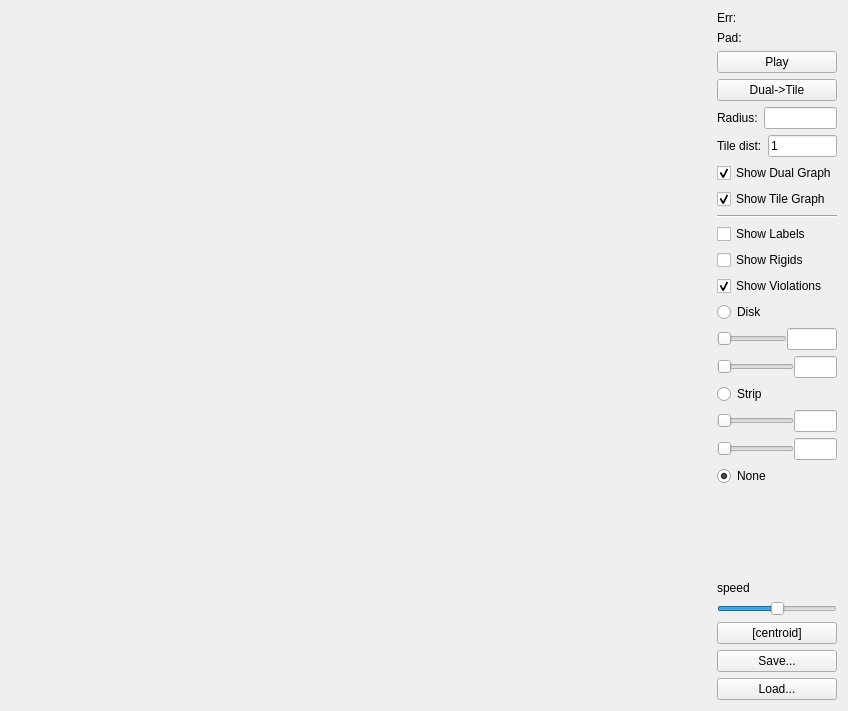
<?xml version="1.0" encoding="UTF-8"?>
<ui version="4.0">
 <class>GraphUI</class>
 <widget class="QWidget" name="GraphUI">
  <property name="geometry">
   <rect>
    <x>0</x>
    <y>0</y>
    <width>848</width>
    <height>711</height>
   </rect>
  </property>
  <property name="sizePolicy">
   <sizepolicy hsizetype="Preferred" vsizetype="Preferred">
    <horstretch>0</horstretch>
    <verstretch>0</verstretch>
   </sizepolicy>
  </property>
  <property name="windowTitle">
   <string>GraphUI</string>
  </property>
  <layout class="QHBoxLayout" name="horizontalLayout">
   <item>
    <widget class="Drawing" name="drawing" native="true">
     <property name="sizePolicy">
      <sizepolicy hsizetype="Expanding" vsizetype="Expanding">
       <horstretch>0</horstretch>
       <verstretch>0</verstretch>
      </sizepolicy>
     </property>
    </widget>
   </item>
   <item>
    <widget class="QWidget" name="widget" native="true">
     <property name="sizePolicy">
      <sizepolicy hsizetype="Preferred" vsizetype="Preferred">
       <horstretch>0</horstretch>
       <verstretch>0</verstretch>
      </sizepolicy>
     </property>
     <property name="maximumSize">
      <size>
       <width>120</width>
       <height>16777215</height>
      </size>
     </property>
     <layout class="QHBoxLayout" name="horizontalLayout_4">
      <property name="spacing">
       <number>0</number>
      </property>
      <property name="leftMargin">
       <number>0</number>
      </property>
      <property name="topMargin">
       <number>0</number>
      </property>
      <property name="rightMargin">
       <number>0</number>
      </property>
      <property name="bottomMargin">
       <number>0</number>
      </property>
      <item>
       <layout class="QVBoxLayout" name="verticalLayout">
        <item>
         <widget class="QLabel" name="errorLabel">
          <property name="text">
           <string>Err:</string>
          </property>
         </widget>
        </item>
        <item>
         <widget class="QLabel" name="paddingErrorLabel">
          <property name="text">
           <string>Pad:</string>
          </property>
         </widget>
        </item>
        <item>
         <widget class="QPushButton" name="playButton">
          <property name="text">
           <string>Play</string>
          </property>
         </widget>
        </item>
        <item>
         <widget class="QPushButton" name="dualToTileButton">
          <property name="text">
           <string>Dual-&gt;Tile</string>
          </property>
         </widget>
        </item>
        <item>
         <layout class="QHBoxLayout" name="horizontalLayout_2">
          <item>
           <widget class="QLabel" name="label">
            <property name="text">
             <string>Radius:</string>
            </property>
           </widget>
          </item>
          <item>
           <widget class="QLineEdit" name="radiusLineEdit">
            <property name="sizePolicy">
             <sizepolicy hsizetype="Fixed" vsizetype="Fixed">
              <horstretch>0</horstretch>
              <verstretch>0</verstretch>
             </sizepolicy>
            </property>
            <property name="maximumSize">
             <size>
              <width>16777215</width>
              <height>16777215</height>
             </size>
            </property>
           </widget>
          </item>
         </layout>
        </item>
        <item>
         <layout class="QHBoxLayout" name="horizontalLayout_8">
          <property name="topMargin">
           <number>0</number>
          </property>
          <item>
           <widget class="QLabel" name="label_2">
            <property name="text">
             <string>Tile dist:</string>
            </property>
           </widget>
          </item>
          <item>
           <widget class="QLineEdit" name="tileDistEdit">
            <property name="text">
             <string>1</string>
            </property>
           </widget>
          </item>
         </layout>
        </item>
        <item>
         <widget class="QCheckBox" name="showDualGraphCheckBox">
          <property name="text">
           <string>Show Dual Graph</string>
          </property>
          <property name="checked">
           <bool>true</bool>
          </property>
         </widget>
        </item>
        <item>
         <widget class="QCheckBox" name="showTileGraphCheckBox">
          <property name="text">
           <string>Show Tile Graph</string>
          </property>
          <property name="checked">
           <bool>true</bool>
          </property>
         </widget>
        </item>
        <item>
         <widget class="Line" name="line">
          <property name="orientation">
           <enum>Qt::Horizontal</enum>
          </property>
         </widget>
        </item>
        <item>
         <widget class="QCheckBox" name="showLabelsCheckBox">
          <property name="text">
           <string>Show Labels</string>
          </property>
          <property name="checked">
           <bool>false</bool>
          </property>
         </widget>
        </item>
        <item>
         <widget class="QCheckBox" name="showRigidsCheckBox">
          <property name="text">
           <string>Show Rigids</string>
          </property>
          <property name="checked">
           <bool>false</bool>
          </property>
         </widget>
        </item>
        <item>
         <widget class="QCheckBox" name="showViolationsCheckBox">
          <property name="text">
           <string>Show Violations</string>
          </property>
          <property name="checked">
           <bool>true</bool>
          </property>
         </widget>
        </item>
        <item>
         <widget class="QRadioButton" name="diskRadioButton">
          <property name="text">
           <string>Disk</string>
          </property>
         </widget>
        </item>
        <item>
         <layout class="QHBoxLayout" name="horizontalLayout_3">
          <property name="spacing">
           <number>0</number>
          </property>
          <property name="topMargin">
           <number>0</number>
          </property>
          <item>
           <widget class="QSlider" name="innerRadiusSlider">
            <property name="sizePolicy">
             <sizepolicy hsizetype="MinimumExpanding" vsizetype="Fixed">
              <horstretch>0</horstretch>
              <verstretch>0</verstretch>
             </sizepolicy>
            </property>
            <property name="maximum">
             <number>4000</number>
            </property>
            <property name="orientation">
             <enum>Qt::Horizontal</enum>
            </property>
           </widget>
          </item>
          <item>
           <widget class="QLineEdit" name="innerRadiusEdit">
            <property name="sizePolicy">
             <sizepolicy hsizetype="MinimumExpanding" vsizetype="Fixed">
              <horstretch>0</horstretch>
              <verstretch>0</verstretch>
             </sizepolicy>
            </property>
            <property name="maximumSize">
             <size>
              <width>50</width>
              <height>16777215</height>
             </size>
            </property>
           </widget>
          </item>
         </layout>
        </item>
        <item>
         <layout class="QHBoxLayout" name="horizontalLayout_5">
          <property name="spacing">
           <number>0</number>
          </property>
          <property name="topMargin">
           <number>0</number>
          </property>
          <item>
           <widget class="QSlider" name="outerRadiusSlider">
            <property name="maximum">
             <number>4000</number>
            </property>
            <property name="orientation">
             <enum>Qt::Horizontal</enum>
            </property>
           </widget>
          </item>
          <item>
           <widget class="QLineEdit" name="outerRadiusEdit">
            <property name="maximumSize">
             <size>
              <width>50</width>
              <height>16777215</height>
             </size>
            </property>
           </widget>
          </item>
         </layout>
        </item>
        <item>
         <widget class="QRadioButton" name="stripRadioButton">
          <property name="text">
           <string>Strip</string>
          </property>
         </widget>
        </item>
        <item>
         <layout class="QHBoxLayout" name="horizontalLayout_6">
          <property name="spacing">
           <number>0</number>
          </property>
          <property name="topMargin">
           <number>0</number>
          </property>
          <item>
           <widget class="QSlider" name="stripWidthSlider">
            <property name="maximum">
             <number>12000</number>
            </property>
            <property name="orientation">
             <enum>Qt::Horizontal</enum>
            </property>
           </widget>
          </item>
          <item>
           <widget class="QLineEdit" name="stripWidthEdit">
            <property name="maximumSize">
             <size>
              <width>50</width>
              <height>16777215</height>
             </size>
            </property>
           </widget>
          </item>
         </layout>
        </item>
        <item>
         <layout class="QHBoxLayout" name="horizontalLayout_7">
          <property name="spacing">
           <number>0</number>
          </property>
          <property name="topMargin">
           <number>0</number>
          </property>
          <item>
           <widget class="QSlider" name="stripHeightSlider">
            <property name="maximum">
             <number>6000</number>
            </property>
            <property name="orientation">
             <enum>Qt::Horizontal</enum>
            </property>
           </widget>
          </item>
          <item>
           <widget class="QLineEdit" name="stripHeightEdit">
            <property name="maximumSize">
             <size>
              <width>50</width>
              <height>16777215</height>
             </size>
            </property>
           </widget>
          </item>
         </layout>
        </item>
        <item>
         <widget class="QRadioButton" name="noneRadioButton">
          <property name="text">
           <string>None</string>
          </property>
          <property name="checked">
           <bool>true</bool>
          </property>
         </widget>
        </item>
        <item>
         <spacer name="verticalSpacer">
          <property name="orientation">
           <enum>Qt::Vertical</enum>
          </property>
          <property name="sizeHint" stdset="0">
           <size>
            <width>20</width>
            <height>40</height>
           </size>
          </property>
         </spacer>
        </item>
        <item>
         <widget class="QLabel" name="speedLabel">
          <property name="text">
           <string>speed</string>
          </property>
         </widget>
        </item>
        <item>
         <widget class="QSlider" name="zoomSlider">
          <property name="sizePolicy">
           <sizepolicy hsizetype="Minimum" vsizetype="Fixed">
            <horstretch>0</horstretch>
            <verstretch>0</verstretch>
           </sizepolicy>
          </property>
          <property name="maximum">
           <number>100</number>
          </property>
          <property name="value">
           <number>50</number>
          </property>
          <property name="orientation">
           <enum>Qt::Horizontal</enum>
          </property>
         </widget>
        </item>
        <item>
         <widget class="QPushButton" name="centroidButton">
          <property name="text">
           <string>[centroid]</string>
          </property>
         </widget>
        </item>
        <item>
         <widget class="QPushButton" name="saveButton">
          <property name="text">
           <string>Save...</string>
          </property>
         </widget>
        </item>
        <item>
         <widget class="QPushButton" name="loadButton">
          <property name="text">
           <string>Load...</string>
          </property>
         </widget>
        </item>
       </layout>
      </item>
     </layout>
    </widget>
   </item>
  </layout>
 </widget>
 <layoutdefault spacing="6" margin="11"/>
 <customwidgets>
  <customwidget>
   <class>Drawing</class>
   <extends>QWidget</extends>
   <header>drawing.h</header>
   <container>1</container>
  </customwidget>
 </customwidgets>
 <resources/>
 <connections/>
</ui>
